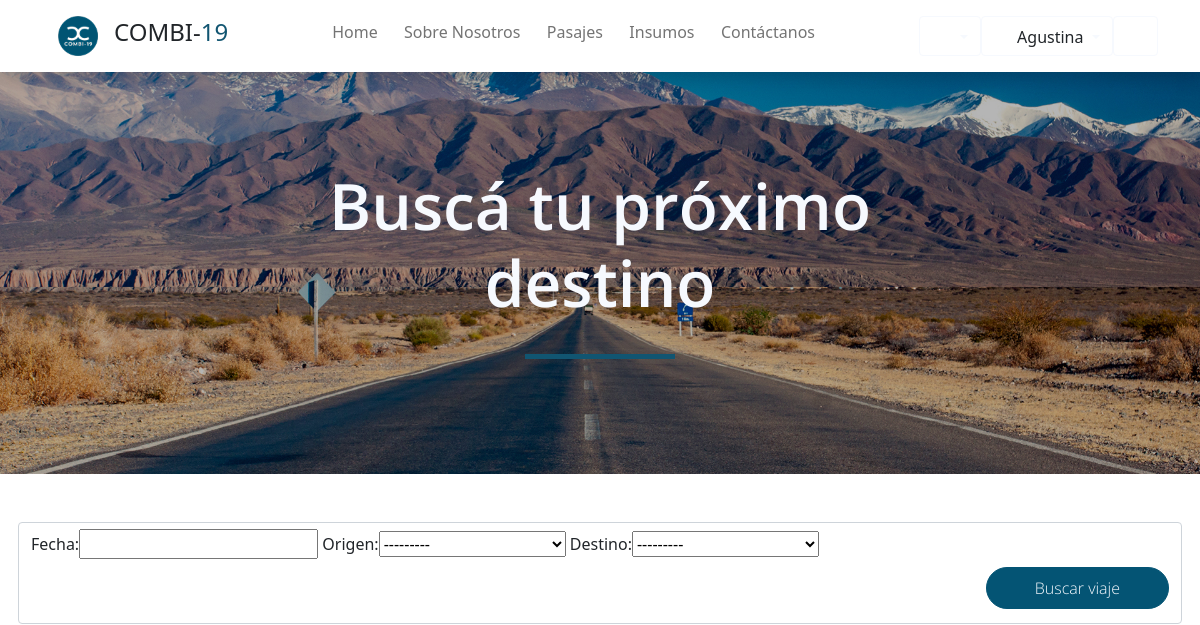
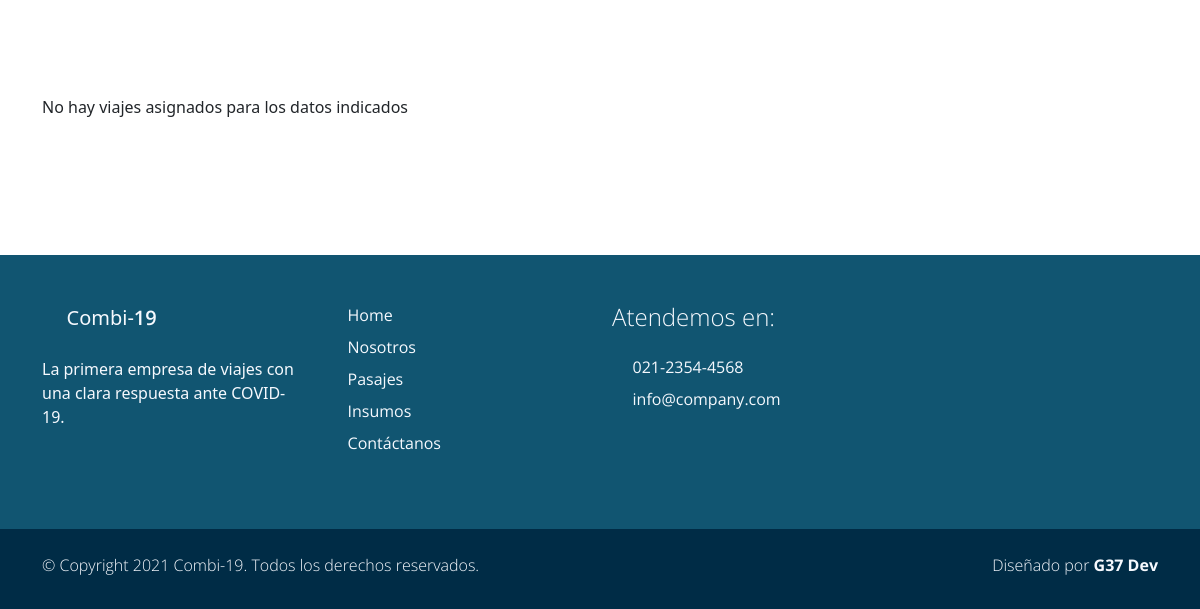
Page /pasajes (signed in) on the earlier database version (2 pictures, top to bottom).
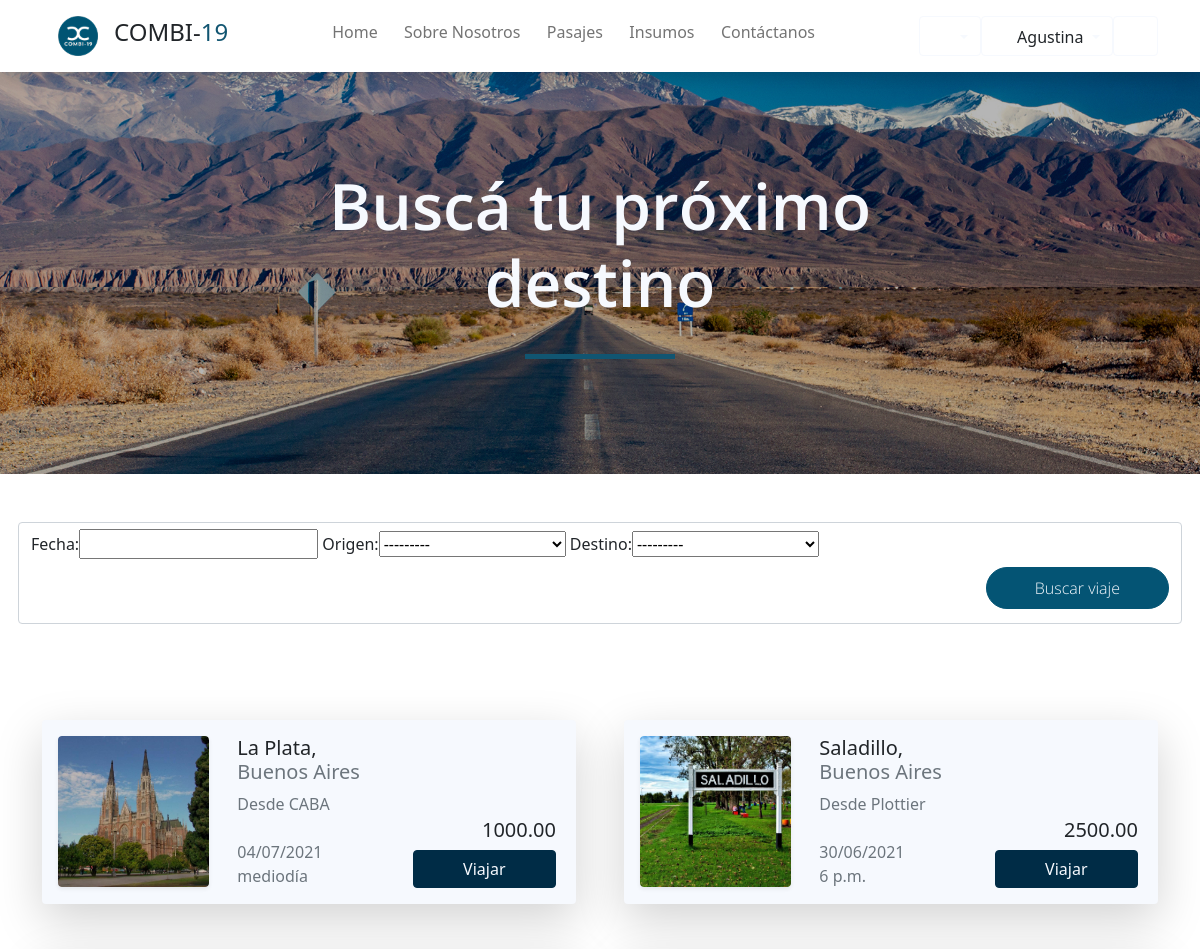
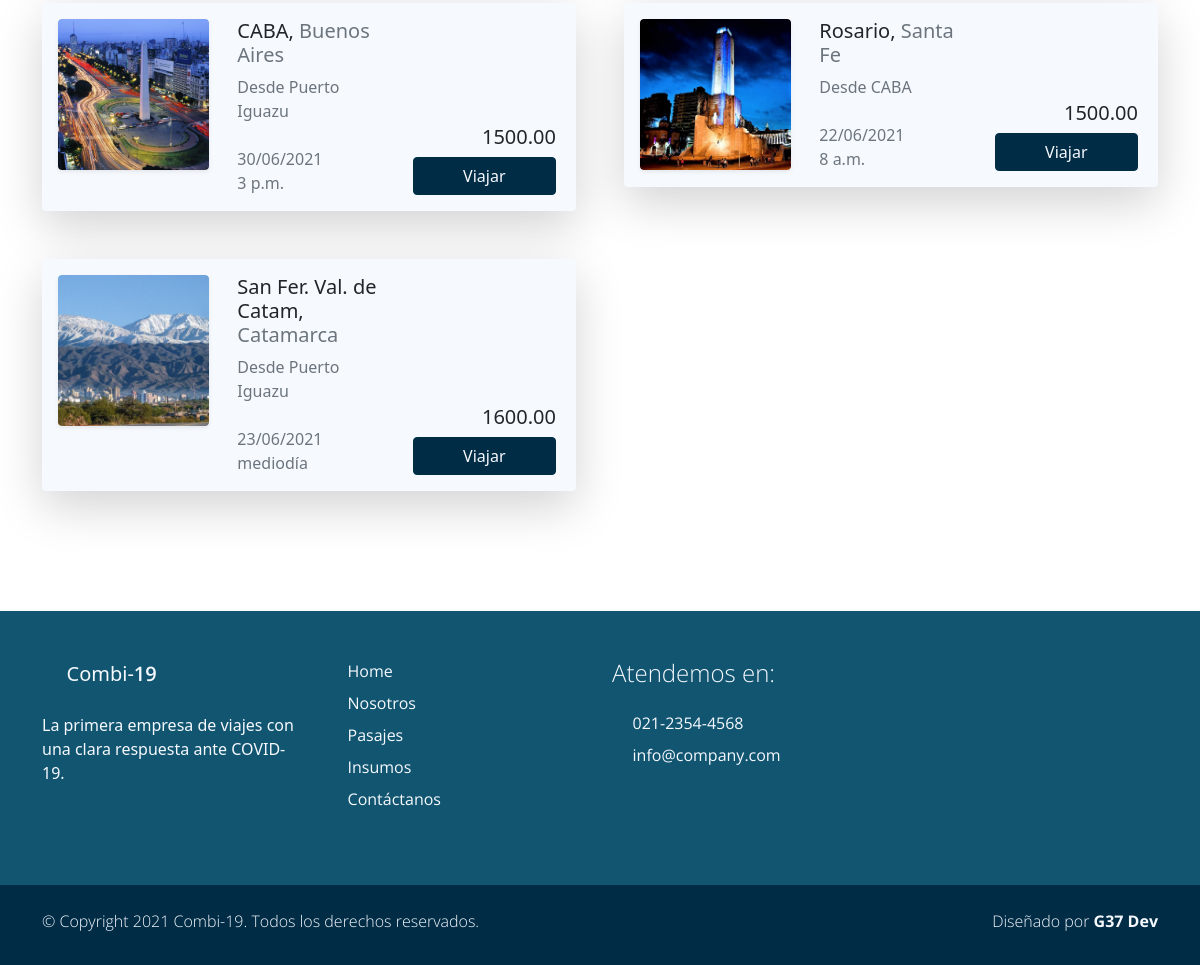
Same page on the later database version (2 pictures, top to bottom).
### users/models.py (models this page shows, shortened)
class Account(AbstractBaseUser):
    email               = models.EmailField(verbose_name="email", max_length=60, unique=True)
    dni                 = models.IntegerField(verbose_name="dni", unique=True,)
    first_name          = models.CharField(max_length=30, verbose_name='Nombre')
    last_name           = models.CharField(max_length=30, verbose_name='Apellido')
    date_of_birth       = models.DateField(blank=True, null=True)
    is_GOLD             = models.BooleanField(default=False)
    _is_admin           = models.BooleanField(default=False)
    is_active           = models.BooleanField(default=True)
    is_staff            = models.BooleanField(default=False)
    _is_superuser       = models.BooleanField(default=False)
    objects = MyAccountManager()
    class Meta:
        verbose_name        = "Usuario"
        verbose_name_plural = "Usuarios"
    USERNAME_FIELD = 'email'
    REQUIRED_FIELDS = ['dni', 'first_name', 'last_name', 'date_of_birth']
    @property
    def is_superuser(self):
        return self.is_admin
    @property
    def is_admin(self):
        return self.is_staff
    @property
    def es_chofer(self):
        try:
            chofer = self.chofer
            return True
        except Chofer.DoesNotExist:
            return False

### Combi19App/models.py (models this page shows, shortened)
class Viaje(models.Model):
    comenzado  = "com"
    finalizado = "fin"
    cancelado  = "can"
    ESTADO_CHOICES = [ (comenzado,'COMENZADO'), (finalizado, 'FINALIZADO'), (cancelado,'CANCELADO') ]
    fecha             =   models.DateTimeField(blank=True, null=True)
    ruta              =   models.ForeignKey(Ruta, default=None, blank=True, null=True, on_delete=models.CASCADE)
    combi             =   models.ForeignKey(Vehiculo, blank=True, null=True, on_delete=models.CASCADE)
    precio            =   models.DecimalField(default=None, blank=True, null=True, max_digits=10, decimal_places=2)
    insumo            =   models.ManyToManyField(Insumo,default=None, blank=True)
    pasajeros         =   models.ManyToManyField(Account, default=None, blank=True)
    asientos_ocupados =   models.IntegerField(default=0, null=True, blank=True)
    estado            =   models.CharField(max_length=3, choices=ESTADO_CHOICES, default=ESTADO_CHOICES[0])
    class Meta:
        unique_together = ('fecha', 'combi')

class Ruta(models.Model):
    origen        = models.ForeignKey(Lugar, default=None, on_delete=models.CASCADE, related_name='origen')
    destino       = models.ForeignKey(Lugar, default=None, on_delete=models.CASCADE, related_name='destino')
    nombre        = models.CharField(max_length=30, blank=True, null=True, verbose_name='Nombre de ruta')
    km            = models.IntegerField(validators=[MinValueValidator(0)])
    class Meta:
        unique_together = ('origen', 'destino')

class Lugar(models.Model):
    nombre        = models.CharField(max_length=40, blank=True, null=True, unique=True, verbose_name='Lugar')
    provincia     = models.CharField(max_length=20, blank=True, null=True)
    codigo_postal = models.IntegerField(blank=True, null=True, unique=True, validators=[MinValueValidator(1000)])
    imagen        = models.ImageField(upload_to="ciudades", blank=True, null=True)
    class Meta:
        verbose_name_plural = "Lugares"
    def __str__(self):
        return f'{self.nombre}'

### Combi19App/views.py (the view)
# urls.py: path('pasajes', views.pasajes, name="Pasajes"),
@login_required
def pasajes (request):
    viajes = Viaje.objects.all().filter(asientos_ocupados__lt= F('combi__capacidad') ).filter(estado=Viaje.comenzado)
    miFiltro = ViajeFilter(request.GET, queryset=viajes)
    viajes = miFiltro.qs
    context = {"viajes": viajes, 'miFiltro': miFiltro}
    return render(request, "Combi19App/pasajes.html", context)

### Combi19App/templates/Combi19App/pasajes.html (shortened to what this page needs)
{% extends 'Combi19App/base.html' %}
{% load static %}
{% load bootstrap %}
{% load poll_extras %}
{% block content %}
<div id="work_banner" class="banner-wrapper bg-light w-100 py-5" style="background-image: url({% static 'Combi19App/img/ruta.jpg' %}); ">
    <div class="banner-vertical-center-work container text-light d-flex justify-content-center align-items-center py-5 p-0">
        <div class="banner-content col-lg-8 col-12 m-lg-auto text-center">
            <h1 class="banner-heading h1 display-3 pb-5 semi-bold-600 typo-space-line-center">Buscá tu próximo destino</h1>
        </div>
    </div>
</div>
<section class="py-5 ">
    <div class="container">
        <div class="row gy-5 g-lg-5 ">
                <form class="form-control col-md-5" id="formularioFiltros" method="get" action="#" role="form">
                    {{miFiltro.form|bootstrap}}
                    <div class="col-md-12 col-12 m-auto py-2 text-end">
                        <button type="submit" class="btn btn-secondary rounded-pill px-md-5 px-4 py-2 radius-0 text-light light-300">Buscar viaje</button>
                    </div>
                </form>
        </div>
</section>
<section class="py-5 mb-5">
    <div class="container">
        <div class="row gy-5 g-lg-5 mb-4">
            {% if miFiltro.qs %}
                {%  for v in miFiltro.qs %}
                    <div class="col-xl-6 col-md-12 col-sm-12">
                        <div  class="card bg-light border-0 shadow-lg overflow-hidden">
                            <div class="card-body">
                                <div class="row">
                                    <div class="col-md-4">
                                        <div href="#" class="card border-0 text-white shadow-sm overflow-hidden mx-5 m-sm-0">
                                            <img class="card-img" src="{{v.ruta.destino.imagen.url}}" alt="">
                                        </div>
                                    </div>
                                    <div class=" col-md-4 px-3">
                                        <h5 class="h5 ">{{v.ruta.destino}}, <span class="text-muted">{{v.ruta.destino.provincia}}</span></h2>
                                        <p class="m-0 p-0 text-muted">Desde {{v.ruta.origen}} <i class='p-0 bx bx-map'></i></p>
                                        <br>
                                        <p class="m-0 p-0 text-muted">{{v.fecha|date:"d/m/Y"  }} </p>
                                        <p class="m-0 p-0 text-muted">{{v.fecha | time}} </p>
                                    </div>
                                    <div class="col-md-4 px-3 d-flex  flex-column justify-content-end">
                                        {% if request.user.is_GOLD %}
                                            <span class="h5 text-end text-muted text-decoration-strike" style="text-decoration: line-through;">{{v.precio}} </span>
                                            <span class="h5 text-end">{{v.precio | porcentaje:0.1}}</span>
                                        {% else %}
                                            <p class=" h5 text-end">{{v.precio}}</p>
                                        {% endif %}
                                        {% if request.user.es_chofer %}
                                            <a href="{% url 'Nuevo Pasajero' v_id=v.id %}" class="btn btn-primary">Vender Pasaje</a>
                                        {% elif request.user.is_superuser %}
                                            <a href="{% url 'Pasajeros' v_id=v.id %}" class="btn btn-primary">Ver pasajeros</a>
                                        {% else %}
                                            <a href="{% url 'Comprar Pasaje' v_id=v.id %}" class="btn btn-primary">Viajar</a>
                                        {% endif %}
                                    </div>
                                </div>
                            </div>
                        </div>
                    </div>
                {%  endfor %}
            {% else %}
                    <p>No hay viajes asignados para los datos indicados</p>
            {% endif %}
        </div>
    </div>
</section>
{% endblock %}

### Combi19App/templates/Combi19App/base.html (shortened to what this page needs)
{% load static %}
<!DOCTYPE html>
<html lang="es">
<head>
    {% load static %}
    <link href="{% static 'Combi19App/css/bootstrap.min.css' %}" rel="stylesheet">
    <link href="{% static 'Combi19App/css/boxicon.min.css' %}" rel="stylesheet">
    <link rel="stylesheet" href="{% static 'Combi19App/css/estilos.css' %}">
</head>
<body>
    <nav id="main_nav" class="navbar navbar-expand-lg navbar-light bg-white shadow">
        <div class="container d-flex justify-content-center align-items-center">
            <a class="navbar-brand h1 " href="index.html">
                <a class="navbar-brand" href="#!"><img src="{% static 'Combi19App/img/logo_is_chiquito.png' %}" width="40">
                </a>
                <span class="text-dark h4">COMBI-</span><span class="text-primary h4">19</span></a>
            <div class="align-self-center collapse navbar-collapse flex-fill  d-lg-flex justify-content-lg-between" id="navbar-toggler-success">
                <div class="flex-fill mx-xl-5 mb-2">
                    <ul class="nav navbar-nav d-flex justify-content-between mx-xl-5 text-center text-dark">
                       <li class="nav-item">
                            <a class="nav-link btn-outline-primary rounded-pill px-2" href="{% url 'Home' %}">Home</a>
                        </li>
                        <li class="nav-item">
                            <a class="nav-link btn-outline-primary rounded-pill px-2" href="{% url 'About' %}">Sobre Nosotros</a>
                        </li>
                        <li class="nav-item">
                            <a class="nav-link btn-outline-primary rounded-pill px-2" href="{% url 'Pasajes' %}">Pasajes</a>
                        </li>
                        <li class="nav-item">
                            <a class="nav-link btn-outline-primary rounded-pill px-2" href="{% url 'Insumos' %}">Insumos</a>
                        </li>
                        <li class="nav-item">
                            <a class="nav-link btn-outline-primary rounded-pill px-2" href="{% url 'Contacto' %}">Contáctanos</a>
                        </li>
                    </ul>
                </div>
                <div class="navbar align-self-center">
                    <div class="btn-group" role="group">
                        <div class="btn-group" role="group">
                            <button class="btn btn-outline-light dropdown-toggle" type="button" id="dropdownMenuButton1" data-toggle="dropdown" aria-haspopup="true" aria-expanded="false">
                                <i class='bx bx-help-circle bx-sm bx-tada-hover text-primary'></i>
                            </button>
                        </div>
                    </div>
                    <div class="btn-group" role="group">
                        <div class="btn-group" role="group">
                            <button class="btn btn-outline-light dropdown-toggle" type="button" id="dropdownMenuButton" data-toggle="dropdown" aria-haspopup="true" aria-expanded="false">
                                {% if request.user.es_chofer %}
                                    <i class='bx bx-bus bx-sm text-primary''></i>
                                {% else %}
                                    <i class='bx bx-user-circle bx-sm text-primary'></i>
                                {% endif %}
                                <span class="text-dark">{{ request.user.first_name }}</span>
                            </button>
                        </div>
                    </div>
                    <div>
                        <a class="btn btn-outline-light" href="{% url 'Logout' %}">
                            <i class='bx bx-log-out-circle bx-sm text-primary'></i>
                        </a>
                    </div>
                    </div>
                </div>
            </div>
    </nav>
    <div class="main">
        {% block content %}
        {% endblock content %}
    </div>
    <footer class="bg-primary pt-4">
        <div class="container">
            <div class="row py-4">
                <div class="col-lg-3 col-12 align-left">
                    <a class="navbar-brand" href="index.html">
                        <i class='bx bx-bus bx-sm text-light'></i>
                        <span class="text-light h5">Combi-</span><span class="text-light h5 semi-bold-600">19</span>
                    </a>
                    <p class="text-light my-lg-4 my-2">
                        La primera empresa de viajes con una clara respuesta ante COVID-19.
                    </p>
                    <ul class="list-inline footer-icons light-300">
                        <li class="list-inline-item m-0">
                            <a class="text-light" target="_blank" href="http://facebook.com/">
                                <i class='bx bxl-facebook-square bx-md'></i>
                            </a>
                        </li>
                        <li class="list-inline-item m-0">
                            <a class="text-light" target="_blank" href="https://www.linkedin.com/">
                                <i class='bx bxl-linkedin-square bx-md'></i>
                            </a>
                        </li>
                        <li class="list-inline-item m-0">
                            <a class="text-light" target="_blank" href="https://www.whatsapp.com/">
                                <i class='bx bxl-whatsapp-square bx-md'></i>
                            </a>
                        </li>
                    </ul>
                </div>
                <div class="col-lg-3 col-md-4 my-sm-0 mt-4">
                        <ul class="list-unstyled text-light light-300">
                            <li class="pb-2">
                                <i class='bx-fw bx bxs-chevron-right bx-xs'></i><a class="text-decoration-none text-light"
								href="{% url 'Home' %}">Home</a>
                            </li>
                            <li class="pb-2">
                                <i class='bx-fw bx bxs-chevron-right bx-xs'></i><a class="text-decoration-none text-light py-1"
								href="{% url 'About' %}">Nosotros</a>
                            </li>
                            <li class="pb-2">
                                <i class='bx-fw bx bxs-chevron-right bx-xs'></i><a class="text-decoration-none text-light py-1"
								href="#">Pasajes</a>
                            </li>
                            <li class="pb-2">
                                <i class='bx-fw bx bxs-chevron-right bx-xs'></i></i><a class="text-decoration-none text-light py-1"
								href="#"">Insumos</a>
                            </li>
                            <li class="pb-2">
                                <i class='bx-fw bx bxs-chevron-right bx-xs'></i><a class="text-decoration-none text-light py-1"
								href="#">Contáctanos</a>
                            </li>
                        </ul>
                </div>
                <div class="col-lg-3 col-md-4 my-sm-0 mt-4">
                    <h2 class="h4 pb-lg-3 text-light light-300">Atendemos en:</h2>
                    <ul class="list-unstyled text-light light-300">
                        <li class="pb-2">
                            <i class='bx-fw bx bx-phone bx-xs'></i><a class="text-decoration-none text-light py-1"
							href="tel:010-020-0340">021-2354-4568</a>
                        </li>
                        <li class="pb-2">
                            <i class='bx-fw bx bx-mail-send bx-xs'></i><a class="text-decoration-none text-light py-1"
							href="mailto:info@company.com">info@company.com</a>
                        </li>
                    </ul>
                </div>
            </div>
        </div>
        <div class="w-100 bg-secondary py-3">
            <div class="container">
                <div class="row pt-2">
                    <div class="col-lg-6 col-sm-12">
                        <p class="text-lg-start text-center text-light light-300">
                            © Copyright 2021 Combi-19. Todos los derechos reservados.
                        </p>
                    </div>
                    <div class="col-lg-6 col-sm-12">
                        <p class="text-lg-end text-center text-light light-300">
                            Diseñado por <a rel="sponsored" class="text-decoration-none text-light"
							href="https://cursophp.com.ar/" target="_blank"><strong>G37 Dev</strong></a>
                        </p>
                    </div>
                </div>
            </div>
        </div>
    </footer>

Differences in the rows shown:
now on this page (row edited): Viaje: ruta.destino.imagen (picture), ruta.destino "La Plata", ruta.destino.provincia "Buenos Aires", ruta.origen "CABA", fecha "04/07/2021", fecha "mediodía", precio "1000.00"
now on this page (row edited): Viaje: ruta.destino.imagen (picture), ruta.destino "Saladillo", ruta.destino.provincia "Buenos Aires", ruta.origen "Plottier", fecha "30/06/2021", fecha "6 p.m.", precio "2500.00"
now on this page (row edited): Viaje: ruta.destino.imagen (picture), ruta.destino "CABA", ruta.destino.provincia "Buenos Aires", ruta.origen "Puerto Iguazu", fecha "30/06/2021", fecha "3 p.m.", precio "1500.00"
added Viaje: ruta.destino.imagen (picture), ruta.destino "Rosario", ruta.destino.provincia "Santa Fe", ruta.origen "CABA", fecha "22/06/2021", fecha "8 a.m.", precio "1500.00"
added Viaje: ruta.destino.imagen (picture), ruta.destino "San Fer. Val. de Catam", ruta.destino.provincia "Catamarca", ruta.origen "Puerto Iguazu", fecha "23/06/2021", fecha "mediodía", precio "1600.00"
Other differences:
text no longer shown: "No hay viajes asignados para los datos indicados"
